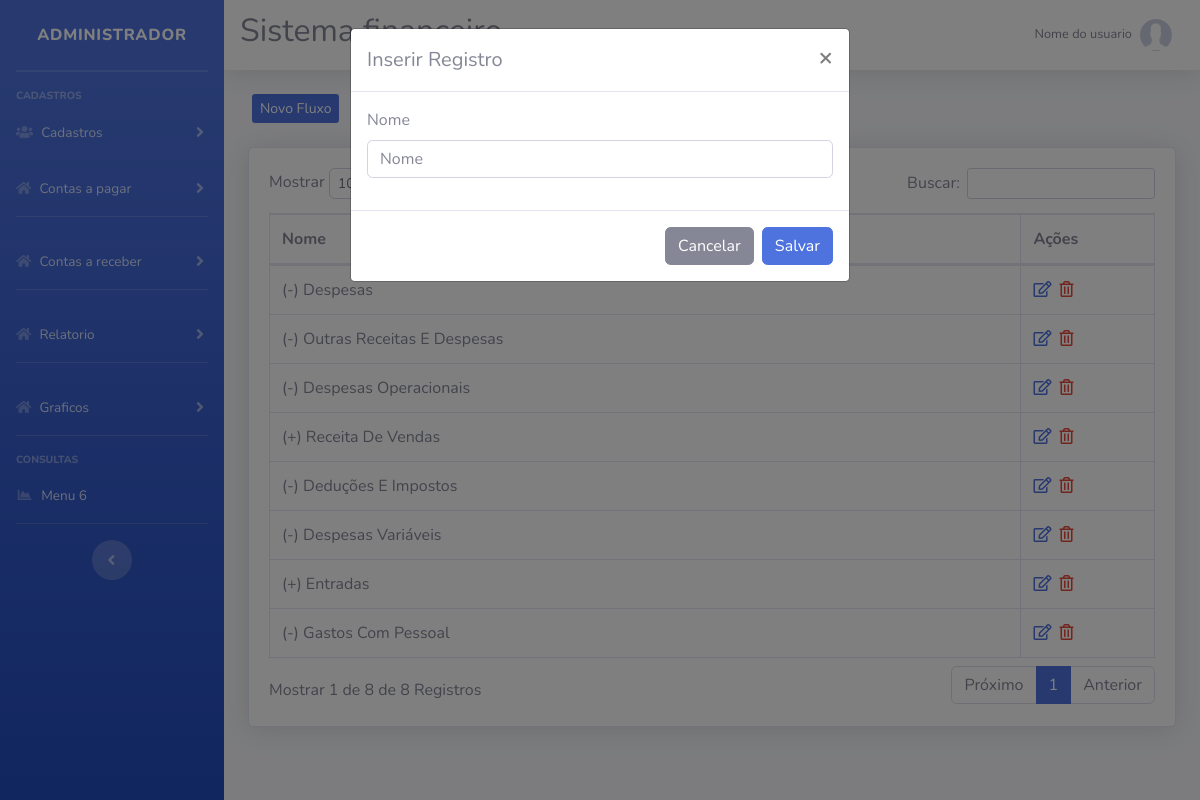
The app's page /sistema/index.php?pag=Fluxo&funcao=novo with its own data.
### tables this page shows
CREATE TABLE `fluxo` (
  `id` int(11) NOT NULL,
  `nome` varchar(50) NOT NULL
);

### sistema/fluxo.php (the view, shortened to what this page needs)
<?php
$pag = "Fluxo";
require_once("../config/conexao.php");
?>
<div class="row mt-4 mb-4">
    <a type="button" class="btn-primary btn-sm ml-3 d-none d-md-block" href="index.php?pag=<?php echo $pag ?>&funcao=novo">Novo Fluxo</a>
</div>
<div class="card shadow mb-4">
    <div class="card-body">
        <div class="table-responsive">
            <table class="table table-bordered" id="dataTable" width="100%" cellspacing="0">
                <thead>
                    <tr>
                        <th width="85%" align="left">Nome</th>
                        <th>Ações</th>
                    </tr>
                </thead>
                <tbody>
                   <?php
                   $query = $pdo->query("SELECT * FROM fluxo order by id desc ");
                   $res = $query->fetchAll(PDO::FETCH_ASSOC);
                   for ($i=0; $i < count($res); $i++) {
                      $nome = $res[$i]['nome'];
                      $id = $res[$i]['id'];
                      ?>
                    <tr>
                        <td><?php echo $nome ?></td>
                        <td>
                             <a href="index.php?pag=<?php echo $pag ?>&funcao=editar&id=<?php echo $id ?>" class='text-primary mr-1' title='Editar Dados'><i class='far fa-edit'></i></a>
                            <a href="index.php?pag=<?php echo $pag ?>&funcao=excluir&id=<?php echo $id ?>" class='text-danger mr-1' title='Excluir Registro'><i class='far fa-trash-alt'></i></a>
                        </td>
                    </tr>
<?php } ?>
                </tbody>
            </table>
        </div>
    </div>
</div>
<div class="modal fade" id="modalDados" tabindex="-1" role="dialog" aria-labelledby="exampleModalLabel" aria-hidden="true">
    <div class="modal-dialog" role="document">
        <div class="modal-content">
            <div class="modal-header">
                <?php
                if (@$_GET['funcao'] == 'editar') {
                    $titulo = "Editar Registro";
                    $id2 = $_GET['id'];
                    $query = $pdo->query("SELECT * FROM fluxo where id = '" . $id2 . "' ");
                    $res = $query->fetchAll(PDO::FETCH_ASSOC);
                    $nome2 = $res[0]['nome'];
                } else {
                    $titulo = "Inserir Registro";
                }
                ?>
                <h5 class="modal-title" id="exampleModalLabel"><?php echo $titulo ?></h5>
                <button type="button" class="close" data-dismiss="modal" aria-label="Close">
                    <span aria-hidden="true">&times;</span>
                </button>
            </div>
            <form id="form" method="POST">
                <div class="modal-body">
                    <div class="form-group">
                        <label >Nome</label>
                        <input value="<?php echo @$nome2 ?>" type="text" class="form-control" id="nome_fluxo" name="nome_fluxo" placeholder="Nome">
                    </div>
                </div>
                <div class="modal-footer">
                    <button type="button" id="btn-fechar" class="btn btn-secondary" data-dismiss="modal">Cancelar</button>
                    <button type="submit" name="btn-salvar" id="btn-salvar" class="btn btn-primary">Salvar</button>
                </div>
            </form>
        </div>
    </div>
</div>

### records on screen
fluxo: nome "(-) Despesas"
fluxo: nome "(-) Outras Receitas E Despesas"
fluxo: nome "(-) Despesas Operacionais"
fluxo: nome "(+) Receita De Vendas"
fluxo: nome "(-) Deduções E Impostos"
fluxo: nome "(-) Despesas Variáveis"
fluxo: nome "(+) Entradas"
fluxo: nome "(-) Gastos Com Pessoal"

### other values on screen
$titulo "Inserir Registro"
